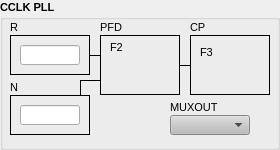
      <widget class="QGroupBox" name="groupBox_7">
       <property name="geometry">
        <rect>
         <x>640</x>
         <y>410</y>
         <width>280</width>
         <height>150</height>
        </rect>
       </property>
       <property name="font">
        <font>
         <pointsize>8</pointsize>
         <weight>75</weight>
         <bold>true</bold>
        </font>
       </property>
       <property name="title">
        <string>CCLK PLL</string>
       </property>
       <widget class="caGraphics" name="caRectangle_28">
        <property name="geometry">
         <rect>
          <x>260</x>
          <y>115</y>
          <width>10</width>
          <height>20</height>
         </rect>
        </property>
        <property name="foreground">
         <color>
          <red>0</red>
          <green>216</green>
          <blue>0</blue>
         </color>
        </property>
        <property name="linestyle" stdset="0">
         <enum>caGraphics::Solid</enum>
        </property>
        <property name="fillstyle" stdset="0">
         <enum>caGraphics::Filled</enum>
        </property>
        <property name="lineColor">
         <color>
          <red>0</red>
          <green>216</green>
          <blue>0</blue>
         </color>
        </property>
        <property name="visibility">
         <enum>caGraphics::IfNotZero</enum>
        </property>
        <property name="channel" stdset="0">
         <string>$(DEV):CCLK-PLL-MUX-OUT</string>
        </property>
        <property name="form">
         <enum>caGraphics::Rectangle</enum>
        </property>
       </widget>
       <widget class="caMenu" name="caMenu_1">
        <property name="geometry">
         <rect>
          <x>170</x>
          <y>115</y>
          <width>80</width>
          <height>20</height>
         </rect>
        </property>
        <property name="font">
         <font>
          <family>Sans Serif</family>
          <pointsize>8</pointsize>
          <weight>50</weight>
          <italic>false</italic>
          <bold>false</bold>
         </font>
        </property>
        <property name="channel" stdset="0">
         <string>$(DEV):CCLK-PLL-MUX</string>
        </property>
        <property name="colorMode">
         <enum>caMenu::Static</enum>
        </property>
        <property name="foreground">
         <color>
          <red>0</red>
          <green>0</green>
          <blue>0</blue>
         </color>
        </property>
        <property name="background">
         <color>
          <red>187</red>
          <green>187</green>
          <blue>187</blue>
         </color>
        </property>
        <property name="styleSheet" stdset="0">
         <string notr="true">background-color: rgba(187, 187, 187, 255); color: rgba(0, 0, 0, 255);</string>
        </property>
       </widget>
       <widget class="QFrame" name="frame_13">
        <property name="geometry">
         <rect>
          <x>100</x>
          <y>35</y>
          <width>80</width>
          <height>60</height>
         </rect>
        </property>
        <property name="frameShape">
         <enum>QFrame::Box</enum>
        </property>
        <property name="frameShadow">
         <enum>QFrame::Plain</enum>
        </property>
        <widget class="caChoice" name="caChoice_5">
         <property name="geometry">
          <rect>
           <x>10</x>
           <y>20</y>
           <width>60</width>
           <height>30</height>
          </rect>
         </property>
         <property name="font">
          <font>
           <pointsize>6</pointsize>
          </font>
         </property>
         <property name="channel" stdset="0">
          <string>$(DEV):CCLK-PLL-F2</string>
         </property>
         <property name="foreground">
          <color>
           <red>0</red>
           <green>0</green>
           <blue>0</blue>
          </color>
         </property>
         <property name="background">
          <color>
           <red>187</red>
           <green>187</green>
           <blue>187</blue>
          </color>
         </property>
         <property name="colorMode">
          <enum>caChoice::Static</enum>
         </property>
         <property name="endBit">
          <number>1</number>
         </property>
         <property name="fontScaleMode" stdset="0">
          <enum>EPushButton::None</enum>
         </property>
        </widget>
        <widget class="QLabel" name="label_24">
         <property name="geometry">
          <rect>
           <x>10</x>
           <y>5</y>
           <width>60</width>
           <height>15</height>
          </rect>
         </property>
         <property name="sizePolicy">
          <sizepolicy hsizetype="Preferred" vsizetype="Fixed">
           <horstretch>0</horstretch>
           <verstretch>0</verstretch>
          </sizepolicy>
         </property>
         <property name="minimumSize">
          <size>
           <width>0</width>
           <height>15</height>
          </size>
         </property>
         <property name="font">
          <font>
           <weight>50</weight>
           <bold>false</bold>
          </font>
         </property>
         <property name="text">
          <string>F2</string>
         </property>
         <property name="alignment">
          <set>Qt::AlignLeading|Qt::AlignLeft|Qt::AlignVCenter</set>
         </property>
        </widget>
       </widget>
       <widget class="Line" name="line_44">
        <property name="geometry">
         <rect>
          <x>180</x>
          <y>60</y>
          <width>10</width>
          <height>10</height>
         </rect>
        </property>
        <property name="frameShadow">
         <enum>QFrame::Plain</enum>
        </property>
        <property name="lineWidth">
         <number>1</number>
        </property>
        <property name="orientation">
         <enum>Qt::Horizontal</enum>
        </property>
       </widget>
       <widget class="Line" name="line_45">
        <property name="geometry">
         <rect>
          <x>80</x>
          <y>75</y>
          <width>20</width>
          <height>10</height>
         </rect>
        </property>
        <property name="frameShadow">
         <enum>QFrame::Plain</enum>
        </property>
        <property name="lineWidth">
         <number>1</number>
        </property>
        <property name="orientation">
         <enum>Qt::Horizontal</enum>
        </property>
       </widget>
       <widget class="QFrame" name="frame_11">
        <property name="geometry">
         <rect>
          <x>10</x>
          <y>35</y>
          <width>80</width>
          <height>40</height>
         </rect>
        </property>
        <property name="frameShape">
         <enum>QFrame::Box</enum>
        </property>
        <property name="frameShadow">
         <enum>QFrame::Plain</enum>
        </property>
        <widget class="caTextEntry" name="caTextEntry_8">
         <property name="geometry">
          <rect>
           <x>10</x>
           <y>10</y>
           <width>60</width>
           <height>20</height>
          </rect>
         </property>
         <property name="channel" stdset="0">
          <string>$(DEV):CCLK-PLL-R</string>
         </property>
         <property name="foreground">
          <color>
           <red>0</red>
           <green>0</green>
           <blue>0</blue>
          </color>
         </property>
         <property name="background">
          <color>
           <red>187</red>
           <green>187</green>
           <blue>187</blue>
          </color>
         </property>
         <property name="colorMode">
          <enum>caLineEdit::Static</enum>
         </property>
         <property name="precisionMode">
          <enum>caLineEdit::Channel</enum>
         </property>
         <property name="limitsMode">
          <enum>caLineEdit::Channel</enum>
         </property>
         <property name="maxValue">
          <double>1.000000000000000</double>
         </property>
         <property name="minValue">
          <double>0.000000000000000</double>
         </property>
         <property name="fontScaleMode" stdset="0">
          <enum>caLineEdit::WidthAndHeight</enum>
         </property>
         <property name="formatType">
          <enum>caLineEdit::decimal</enum>
         </property>
        </widget>
       </widget>
       <widget class="QFrame" name="frame_8">
        <property name="geometry">
         <rect>
          <x>10</x>
          <y>95</y>
          <width>80</width>
          <height>40</height>
         </rect>
        </property>
        <property name="frameShape">
         <enum>QFrame::Box</enum>
        </property>
        <property name="frameShadow">
         <enum>QFrame::Plain</enum>
        </property>
        <widget class="caTextEntry" name="caTextEntry_7">
         <property name="geometry">
          <rect>
           <x>10</x>
           <y>10</y>
           <width>60</width>
           <height>20</height>
          </rect>
         </property>
         <property name="channel" stdset="0">
          <string>$(DEV):CCLK-PLL-N</string>
         </property>
         <property name="foreground">
          <color>
           <red>0</red>
           <green>0</green>
           <blue>0</blue>
          </color>
         </property>
         <property name="background">
          <color>
           <red>187</red>
           <green>187</green>
           <blue>187</blue>
          </color>
         </property>
         <property name="colorMode">
          <enum>caLineEdit::Static</enum>
         </property>
         <property name="precisionMode">
          <enum>caLineEdit::Channel</enum>
         </property>
         <property name="limitsMode">
          <enum>caLineEdit::Channel</enum>
         </property>
         <property name="maxValue">
          <double>1.000000000000000</double>
         </property>
         <property name="minValue">
          <double>0.000000000000000</double>
         </property>
         <property name="fontScaleMode" stdset="0">
          <enum>caLineEdit::WidthAndHeight</enum>
         </property>
         <property name="formatType">
          <enum>caLineEdit::decimal</enum>
         </property>
        </widget>
       </widget>
       <widget class="Line" name="line_49">
        <property name="geometry">
         <rect>
          <x>75</x>
          <y>80</y>
          <width>10</width>
          <height>15</height>
         </rect>
        </property>
        <property name="frameShadow">
         <enum>QFrame::Plain</enum>
        </property>
        <property name="lineWidth">
         <number>1</number>
        </property>
        <property name="orientation">
         <enum>Qt::Vertical</enum>
        </property>
       </widget>
       <widget class="QFrame" name="frame_14">
        <property name="geometry">
         <rect>
          <x>190</x>
          <y>35</y>
          <width>80</width>
          <height>60</height>
         </rect>
        </property>
        <property name="frameShape">
         <enum>QFrame::Box</enum>
        </property>
        <property name="frameShadow">
         <enum>QFrame::Plain</enum>
        </property>
        <widget class="caChoice" name="caChoice_4">
         <property name="geometry">
          <rect>
           <x>10</x>
           <y>25</y>
           <width>60</width>
           <height>30</height>
          </rect>
         </property>
         <property name="font">
          <font>
           <pointsize>6</pointsize>
          </font>
         </property>
         <property name="channel" stdset="0">
          <string>$(DEV):CCLK-PLL-F3</string>
         </property>
         <property name="foreground">
          <color>
           <red>0</red>
           <green>0</green>
           <blue>0</blue>
          </color>
         </property>
         <property name="background">
          <color>
           <red>187</red>
           <green>187</green>
           <blue>187</blue>
          </color>
         </property>
         <property name="colorMode">
          <enum>caChoice::Static</enum>
         </property>
         <property name="endBit">
          <number>1</number>
         </property>
         <property name="fontScaleMode" stdset="0">
          <enum>EPushButton::None</enum>
         </property>
        </widget>
        <widget class="QLabel" name="label_23">
         <property name="geometry">
          <rect>
           <x>10</x>
           <y>10</y>
           <width>60</width>
           <height>15</height>
          </rect>
         </property>
         <property name="sizePolicy">
          <sizepolicy hsizetype="Preferred" vsizetype="Fixed">
           <horstretch>0</horstretch>
           <verstretch>0</verstretch>
          </sizepolicy>
         </property>
         <property name="minimumSize">
          <size>
           <width>0</width>
           <height>15</height>
          </size>
         </property>
         <property name="font">
          <font>
           <weight>50</weight>
           <bold>false</bold>
          </font>
         </property>
         <property name="text">
          <string>F3</string>
         </property>
         <property name="alignment">
          <set>Qt::AlignLeading|Qt::AlignLeft|Qt::AlignVCenter</set>
         </property>
        </widget>
       </widget>
       <widget class="Line" name="line_43">
        <property name="geometry">
         <rect>
          <x>90</x>
          <y>50</y>
          <width>10</width>
          <height>10</height>
         </rect>
        </property>
        <property name="frameShadow">
         <enum>QFrame::Plain</enum>
        </property>
        <property name="lineWidth">
         <number>1</number>
        </property>
        <property name="orientation">
         <enum>Qt::Horizontal</enum>
        </property>
       </widget>
       <widget class="QLabel" name="label_20">
        <property name="geometry">
         <rect>
          <x>170</x>
          <y>100</y>
          <width>60</width>
          <height>15</height>
         </rect>
        </property>
        <property name="sizePolicy">
         <sizepolicy hsizetype="Preferred" vsizetype="Fixed">
          <horstretch>0</horstretch>
          <verstretch>0</verstretch>
         </sizepolicy>
        </property>
        <property name="minimumSize">
         <size>
          <width>0</width>
          <height>15</height>
         </size>
        </property>
        <property name="font">
         <font>
          <weight>50</weight>
          <bold>false</bold>
         </font>
        </property>
        <property name="text">
         <string>MUXOUT</string>
        </property>
        <property name="alignment">
         <set>Qt::AlignLeading|Qt::AlignLeft|Qt::AlignVCenter</set>
        </property>
       </widget>
       <widget class="QLabel" name="label_21">
        <property name="geometry">
         <rect>
          <x>100</x>
          <y>20</y>
          <width>60</width>
          <height>15</height>
         </rect>
        </property>
        <property name="sizePolicy">
         <sizepolicy hsizetype="Preferred" vsizetype="Fixed">
          <horstretch>0</horstretch>
          <verstretch>0</verstretch>
         </sizepolicy>
        </property>
        <property name="minimumSize">
         <size>
          <width>0</width>
          <height>15</height>
         </size>
        </property>
        <property name="font">
         <font>
          <weight>50</weight>
          <bold>false</bold>
         </font>
        </property>
        <property name="text">
         <string>PFD</string>
        </property>
        <property name="alignment">
         <set>Qt::AlignLeading|Qt::AlignLeft|Qt::AlignVCenter</set>
        </property>
       </widget>
       <widget class="QLabel" name="label_22">
        <property name="geometry">
         <rect>
          <x>190</x>
          <y>20</y>
          <width>60</width>
          <height>15</height>
         </rect>
        </property>
        <property name="sizePolicy">
         <sizepolicy hsizetype="Preferred" vsizetype="Fixed">
          <horstretch>0</horstretch>
          <verstretch>0</verstretch>
         </sizepolicy>
        </property>
        <property name="minimumSize">
         <size>
          <width>0</width>
          <height>15</height>
         </size>
        </property>
        <property name="font">
         <font>
          <weight>50</weight>
          <bold>false</bold>
         </font>
        </property>
        <property name="text">
         <string>CP</string>
        </property>
        <property name="alignment">
         <set>Qt::AlignLeading|Qt::AlignLeft|Qt::AlignVCenter</set>
        </property>
       </widget>
       <widget class="QLabel" name="label_25">
        <property name="geometry">
         <rect>
          <x>10</x>
          <y>20</y>
          <width>60</width>
          <height>15</height>
         </rect>
        </property>
        <property name="sizePolicy">
         <sizepolicy hsizetype="Preferred" vsizetype="Fixed">
          <horstretch>0</horstretch>
          <verstretch>0</verstretch>
         </sizepolicy>
        </property>
        <property name="minimumSize">
         <size>
          <width>0</width>
          <height>15</height>
         </size>
        </property>
        <property name="font">
         <font>
          <weight>50</weight>
          <bold>false</bold>
         </font>
        </property>
        <property name="text">
         <string>R</string>
        </property>
        <property name="alignment">
         <set>Qt::AlignLeading|Qt::AlignLeft|Qt::AlignVCenter</set>
        </property>
       </widget>
       <widget class="QLabel" name="label_26">
        <property name="geometry">
         <rect>
          <x>10</x>
          <y>80</y>
          <width>60</width>
          <height>15</height>
         </rect>
        </property>
        <property name="sizePolicy">
         <sizepolicy hsizetype="Preferred" vsizetype="Fixed">
          <horstretch>0</horstretch>
          <verstretch>0</verstretch>
         </sizepolicy>
        </property>
        <property name="minimumSize">
         <size>
          <width>0</width>
          <height>15</height>
         </size>
        </property>
        <property name="font">
         <font>
          <weight>50</weight>
          <bold>false</bold>
         </font>
        </property>
        <property name="text">
         <string>N</string>
        </property>
        <property name="alignment">
         <set>Qt::AlignLeading|Qt::AlignLeft|Qt::AlignVCenter</set>
        </property>
       </widget>
      </widget>
